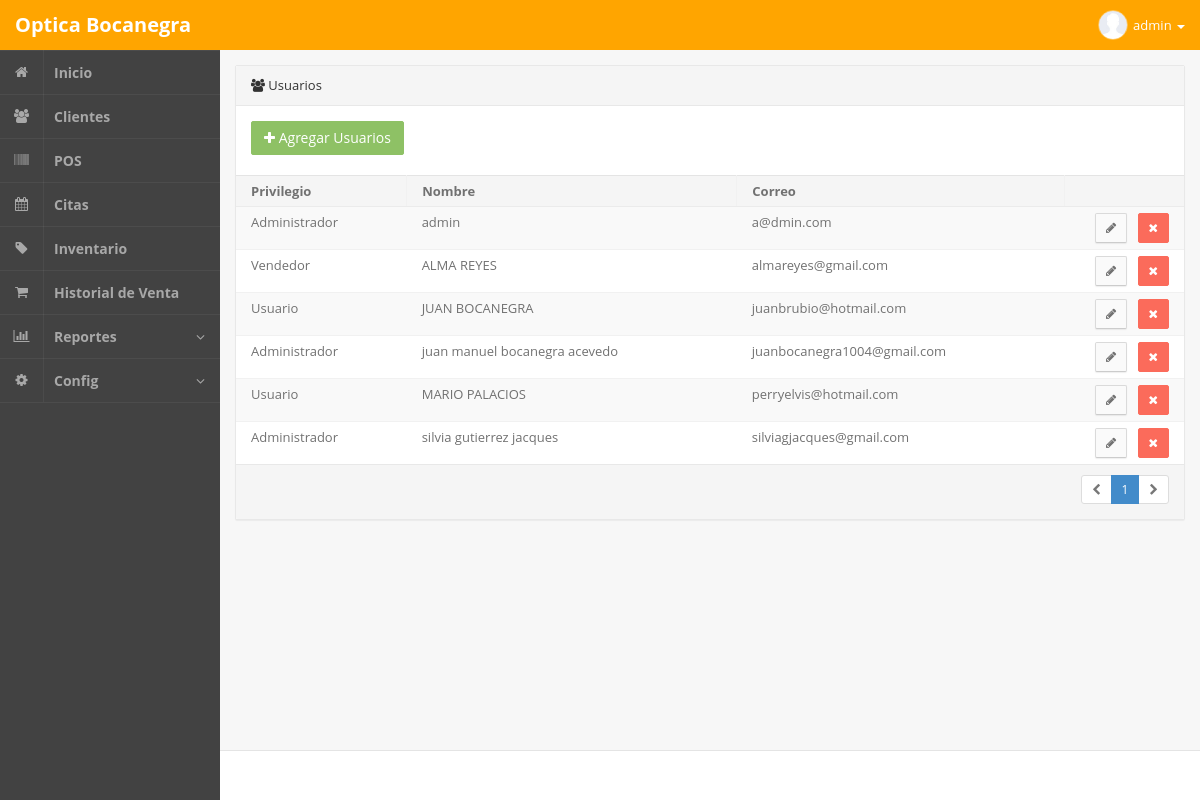
Page /admin.php?m=usuarios (signed in) on the committed database.
### tables this page shows
CREATE TABLE `usuarios` (
  `idusuarios` int(255) NOT NULL,
  `nombre` varchar(200) NOT NULL,
  `email` varchar(100) NOT NULL,
  `password` varchar(100) NOT NULL,
  `privilegio` int(10) NOT NULL
);

### php/usuarios.php (the view, shortened to what this page needs)
<section class="panel panel-default pos-rlt clearfix">
	<header class="panel-heading"> <i class="fa fa-users"></i> Usuarios</header>
	<div class="row wrapper">
		<div class="col-sm-6 m-b-xs">
			<a href="admin.php?m=usuariosAgregar" class="btn btn-md btn-success"><i class="fa fa-plus"></i> Agregar Usuarios</a>
		</div>
		<div class="col-sm-6">
		</div>
	</div>
	<div class="table-responsive">
		<table class="table table-striped b-t b-light">
			<thead>
				<tr>
					<th>Privilegio</th>
					<th>Nombre</th>
					<th>Correo</th>
					<th width="120"></th>
				</tr>
			</thead>
			<tbody>
<?php
			$consulta  = "SELECT * FROM usuarios ORDER BY nombre ASC";
			$url = "admin.php?m=usuarios";
$rows_per_page = 20;
if(isset($_GET['pag']))
	$page = mysql_real_escape_string($_GET['pag']);
else if (@$_GET['pag'] == "0")
	$page = 1;
else
	$page = 1;
$num_rows 		= mysql_num_rows(mysql_query($consulta));
$lastpage		= ceil($num_rows / $rows_per_page);
$page     = (int)$page;
$limit 		= 'LIMIT '. ($page -1) * $rows_per_page . ',' .$rows_per_page;
$consulta  .=" $limit";
$consulta = mysql_query($consulta);
			while($q = mysql_fetch_object($consulta)){
				if ($q->privilegio == 1){
					$privilegio = "Administrador";
				}
				if ($q->privilegio == 2 ){
					$privilegio = "Usuario";
				}
				if ($q->privilegio == 3 ){
					$privilegio = "Vendedor";
				}
?>
					<td><?php echo $privilegio; ?></td>
					<td><?php echo $q->nombre; ?></td>
					<td><?php echo $q->email; ?></td>
					<td class="text-right">
						<a href="admin.php?m=usuariosEditar&id=<?php echo $q->idusuarios; ?>" class="btn btn-sm btn-default"> <i class="fa fa-pencil"></i> </a> &nbsp;
						<a href="admin.php?m=usuarios&del=<?php echo $q->idusuarios; ?>" class="btn btn-sm btn-danger"> <i class="fa fa-times"></i> </a>
					</td>
<?php
			}
?>
			</tbody>
		</table>
	</div>
<footer class="panel-footer">
		<div class="row">
			<div class="col-sm-12 text-right text-center-xs">
				<ul class="pagination pagination-sm m-t-none m-b-none">
<?php
	if($num_rows != 0){
		$nextpage = $page + 1;
		if ($page == 1) {
			echo '<li class="disabled"><a href="#"><i class="fa fa-chevron-left"></i></a></li>';
			echo '<li class="active"><a href="">1</a></li>';
			if($lastpage >$page ){
				echo '<li><a href="'.$url.'&pag='.$nextpage.'"><i class="fa fa-chevron-right"></i></a></li>';
			}else{
				echo '<li class="disabled"><a href="#"><i class="fa fa-chevron-right"></i></a></li>';
			}
		}
	}
?>
				</ul>
			</div>
		</div>
	</footer>
</section>

### rows in the picture
usuarios: privilegio "Administrador", nombre "admin", email "a@dmin.com"
usuarios: privilegio "Vendedor", nombre "ALMA REYES", email "almareyes@gmail.com"
usuarios: privilegio "Usuario", nombre "JUAN BOCANEGRA", email "juanbrubio@hotmail.com"
usuarios: privilegio "Administrador", nombre "juan manuel bocanegra acevedo", email "juanbocanegra1004@gmail.com"
usuarios: privilegio "Usuario", nombre "MARIO PALACIOS", email "perryelvis@hotmail.com"
usuarios: privilegio "Administrador", nombre "silvia gutierrez jacques", email "silviagjacques@gmail.com"
